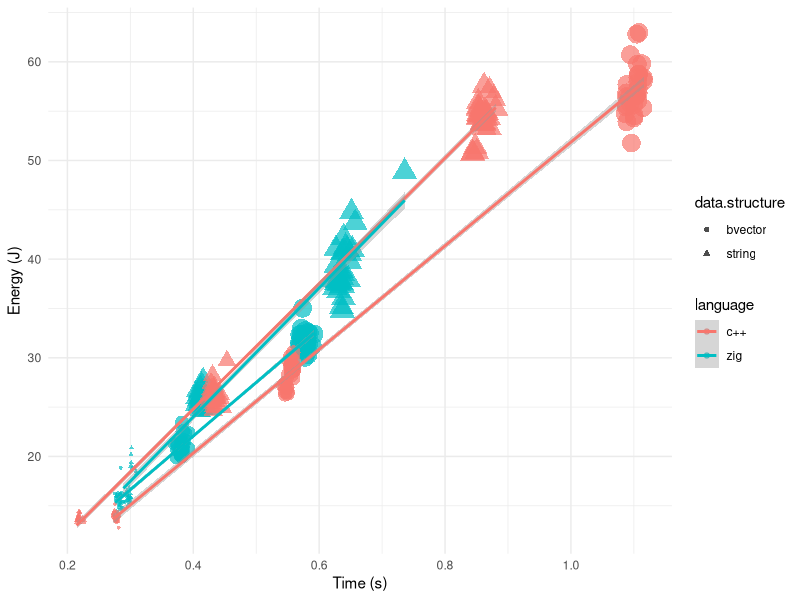
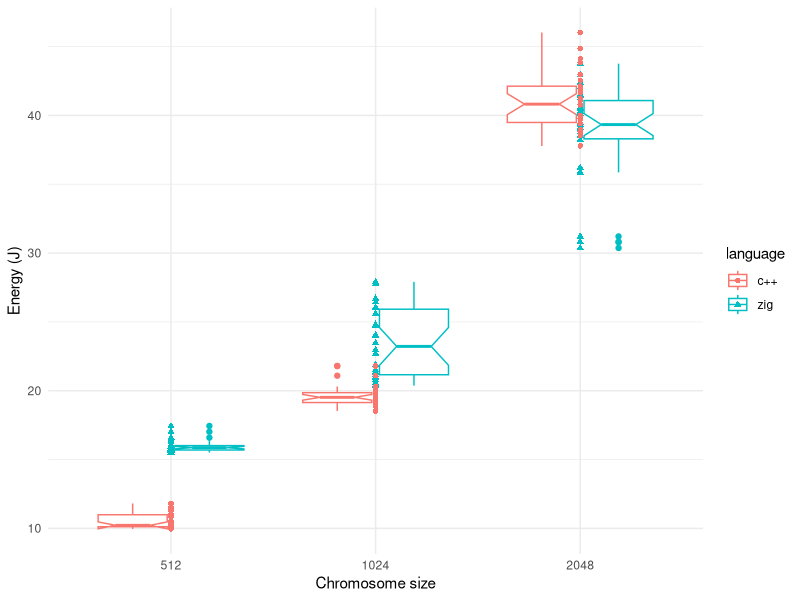
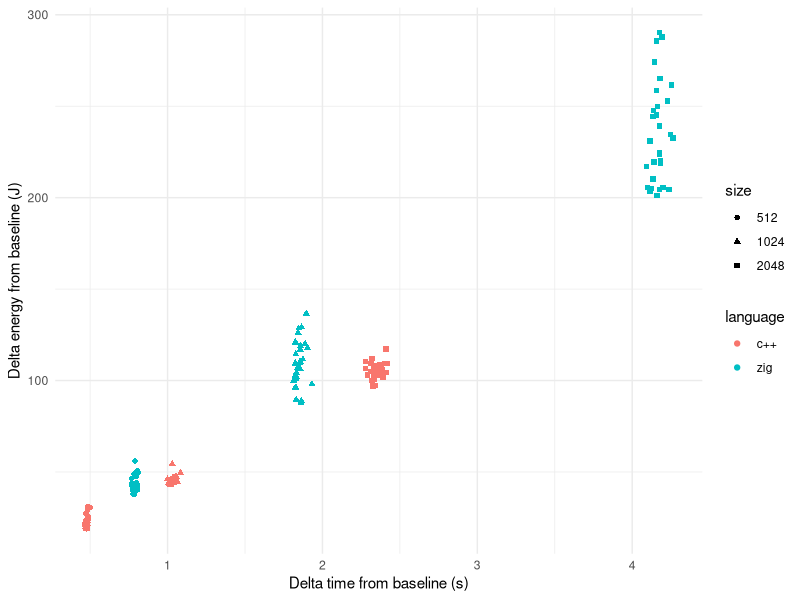

R code for these plots, in order:
## ----energy.sac.generation, echo=FALSE, message=FALSE, fig.height=2.75, fig.cap="Energy vs. time for the chromosome generation problem. Point size changes with chromosome size."----
library(knitr)
zig.gen.bool <- read.csv("../data/sac-gen-bool-25-Sep-19-46-01.csv")
zig.gen.bool$data.structure <- "bvector"
zig.gen.string <- read.csv("../data/sac-gen-string-25-Sep-19-44-59.csv")
zig.gen.string$data.structure <- "string"
cpp.gen.bool <- read.csv("../data/c++-bvector-gen.csv")
cpp.gen.bool$data.structure <- "bvector"
cpp.gen.string <- read.csv("../data/cpp-string-27-Sep-20-36-43.csv")
cpp.gen.string$data.structure <- "string"

gen.data <- rbind(zig.gen.bool, zig.gen.string, cpp.gen.bool, cpp.gen.string)
gen.data$language <- c(rep("zig", nrow(zig.gen.bool)), rep("zig", nrow(zig.gen.string)), rep("c++", nrow(cpp.gen.bool)), rep("c++", nrow(cpp.gen.string)))
gen.data$point.size <- log2(gen.data$size)-7

library(dplyr)
gen.data %>% group_by(language, data.structure, size ) %>% summarise(mean(PKG), sd(PKG), mean(seconds), sd(seconds)) -> gen.data.summary

library(ggplot2)

ggplot(gen.data, aes(x=seconds, y=PKG, color=language)) +
    geom_point(aes(fill=data.structure, shape=data.structure, size=point.size), alpha=0.7, stroke=0.5) +
    theme_minimal() +
    geom_smooth(method="lm", aes(group=interaction(language, data.structure))) +
    labs(x="Time (s)", y="Energy (J)") +
    guides(size="none")

gen.data$size <- as.factor(gen.data$size)


## ----energy.sac.ops, echo=FALSE, message=FALSE, fig.height=2.75, fig.cap="Boxplot of PKG energy consumption using the bit string chromosome for the two languages and different sizes",  fig.align="center"----
zig.ops.bool <- read.csv("../data/sac-2025-zig-ops-bool.csv")
zig.ops.bool$data.structure <- "bvector"
zig.ops.bool$delta.PKG <- zig.ops.bool$PKG - c(rep(gen.data.summary[gen.data.summary$language=="zig" & gen.data.summary$data.structure=="bvector" & gen.data.summary$size==512,]$`mean(PKG)`,30), rep(gen.data.summary[gen.data.summary$language=="zig" & gen.data.summary$data.structure=="bvector" & gen.data.summary$size==1024,]$`mean(PKG)`,30), rep(gen.data.summary[gen.data.summary$language=="zig" & gen.data.summary$data.structure=="bvector" & gen.data.summary$size==2048,]$`mean(PKG)`,30))
zig.ops.bool$delta.seconds <- zig.ops.bool$seconds - c(rep(gen.data.summary[gen.data.summary$language=="zig" & gen.data.summary$data.structure=="bvector" & gen.data.summary$size==512,]$`mean(seconds)`,30), rep(gen.data.summary[gen.data.summary$language=="zig" & gen.data.summary$data.structure=="bvector" & gen.data.summary$size==1024,]$`mean(seconds)`,30), rep(gen.data.summary[gen.data.summary$language=="zig" & gen.data.summary$data.structure=="bvector" & gen.data.summary$size==2048,]$`mean(seconds)`,30))
zig.ops.string <- read.csv("../data/sac-2025-zig-ops-string.csv")
zig.ops.string$data.structure <- "string"
zig.ops.string$delta.PKG <- zig.ops.string$PKG - c(rep(gen.data.summary[gen.data.summary$language=="zig" & gen.data.summary$data.structure=="string" & gen.data.summary$size==512,]$`mean(PKG)`,30), rep(gen.data.summary[gen.data.summary$language=="zig" & gen.data.summary$data.structure=="string" & gen.data.summary$size==1024,]$`mean(PKG)`,30), rep(gen.data.summary[gen.data.summary$language=="zig" & gen.data.summary$data.structure=="string" & gen.data.summary$size==2048,]$`mean(PKG)`,30))
zig.ops.string$delta.seconds <- zig.ops.string$seconds - c(rep(gen.data.summary[gen.data.summary$language=="zig" & gen.data.summary$data.structure=="string" & gen.data.summary$size==512,]$`mean(seconds)`,30), rep(gen.data.summary[gen.data.summary$language=="zig" & gen.data.summary$data.structure=="string" & gen.data.summary$size==1024,]$`mean(seconds)`,30), rep(gen.data.summary[gen.data.summary$language=="zig" & gen.data.summary$data.structure=="string" & gen.data.summary$size==2048,]$`mean(seconds)`,30))
cpp.ops.bool <- read.csv("../data/cpp-bool-ops-30-Sep-09-03-07.csv")
cpp.ops.bool$data.structure <- "bvector"
cpp.ops.bool$delta.PKG <- cpp.ops.bool$PKG - c(rep(gen.data.summary[gen.data.summary$language=="c++" & gen.data.summary$data.structure=="bvector" & gen.data.summary$size==512,]$`mean(PKG)`,30), rep(gen.data.summary[gen.data.summary$language=="c++" & gen.data.summary$data.structure=="bvector" & gen.data.summary$size==1024,]$`mean(PKG)`,30), rep(gen.data.summary[gen.data.summary$language=="c++" & gen.data.summary$data.structure=="bvector" & gen.data.summary$size==2048,]$`mean(PKG)`,30))
cpp.ops.bool$delta.seconds <- cpp.ops.bool$seconds - c(rep(gen.data.summary[gen.data.summary$language=="c++" & gen.data.summary$data.structure=="bvector" & gen.data.summary$size==512,]$`mean(seconds)`,30), rep(gen.data.summary[gen.data.summary$language=="c++" & gen.data.summary$data.structure=="bvector" & gen.data.summary$size==1024,]$`mean(seconds)`,30), rep(gen.data.summary[gen.data.summary$language=="c++" & gen.data.summary$data.structure=="bvector" & gen.data.summary$size==2048,]$`mean(seconds)`,30))
cpp.ops.string <- read.csv("../data/cpp-string-ops-30-Sep-09-00-11.csv")
cpp.ops.string$data.structure <- "string"
cpp.ops.string$delta.PKG <- cpp.ops.string$PKG - c(rep(gen.data.summary[gen.data.summary$language=="c++" & gen.data.summary$data.structure=="string" & gen.data.summary$size==512,]$`mean(PKG)`,30), rep(gen.data.summary[gen.data.summary$language=="c++" & gen.data.summary$data.structure=="string" & gen.data.summary$size==1024,]$`mean(PKG)`,30), rep(gen.data.summary[gen.data.summary$language=="c++" & gen.data.summary$data.structure=="string" & gen.data.summary$size==2048,]$`mean(PKG)`,30))
cpp.ops.string$delta.seconds <- cpp.ops.string$seconds - c(rep(gen.data.summary[gen.data.summary$language=="c++" & gen.data.summary$data.structure=="string" & gen.data.summary$size==512,]$`mean(seconds)`,30), rep(gen.data.summary[gen.data.summary$language=="c++" & gen.data.summary$data.structure=="string" & gen.data.summary$size==1024,]$`mean(seconds)`,30), rep(gen.data.summary[gen.data.summary$language=="c++" & gen.data.summary$data.structure=="string" & gen.data.summary$size==2048,]$`mean(seconds)`,30))

ops.data <- rbind(zig.ops.bool, zig.ops.string, cpp.ops.bool, cpp.ops.string)
ops.data$language <- c(rep("zig", nrow(zig.gen.bool)), rep("zig", nrow(zig.gen.string)), rep("c++", nrow(cpp.gen.bool)), rep("c++", nrow(cpp.gen.string)))
ops.data$point.size <- log2(ops.data$size)-7

ops.data %>% group_by(language, data.structure, size) %>% summarise(mean(delta.PKG), sd(delta.PKG), mean(delta.seconds), sd(delta.seconds)) -> ops.data.summary

# ggplot(ops.data, aes(x=delta.seconds, y=delta.PKG, color=language)) + geom_point(aes(fill=data.structure,shape=data.structure,size=point.size)) + theme_minimal() + labs(x="Time (s)", y="Energy (J)") + theme(legend.position="none")

ops.data$size <- as.factor(ops.data$size)
ggplot(ops.data[ops.data$data.structure=="string",], aes(x=size, y=PKG, color=language)) + geom_boxplot(notch=T) + geom_point(aes(fill=language,shape=language)) + theme_minimal() + labs(x="Chromosome size", y="Energy (J)")
string.ops.data <- ops.data[ops.data$data.structure=="string",]
differences.512 <- t.test(string.ops.data[string.ops.data$size==512 & string.ops.data$language=="c++",]$PKG, string.ops.data[string.ops.data$size==512 & string.ops.data$language=="zig",]$PKG,alternative = "less")
differences.1024 <- t.test(string.ops.data[string.ops.data$size==1024 & string.ops.data$language=="c++",]$PKG, string.ops.data[string.ops.data$size==1024 & string.ops.data$language=="zig",]$PKG,alternative = "less")
differences.2048 <- t.test(string.ops.data[string.ops.data$size==2048 & string.ops.data$language=="c++",]$PKG, string.ops.data[string.ops.data$size==2048 & string.ops.data$language=="zig",]$PKG, alternative = "greater")
string.ops.data$power <- string.ops.data$PKG/string.ops.data$seconds


## ----energy.sac.hiff, echo=FALSE, message=FALSE, fig.height=2.75, fig.cap="Delta energy from baseline vs. delta time from baseline for the HIFF fitness function for bitstring chromosomes."----
zig.hiff.string <- read.csv("../data/sac-hiff-string-1-Oct-17-33-52.csv")
zig.hiff.string$delta.PKG <- zig.hiff.string$PKG - c(rep(gen.data.summary[gen.data.summary$language=="zig" & gen.data.summary$data.structure=="string" & gen.data.summary$size==512,]$`mean(PKG)`,30), rep(gen.data.summary[gen.data.summary$language=="zig" & gen.data.summary$data.structure=="string" & gen.data.summary$size==1024,]$`mean(PKG)`,30), rep(gen.data.summary[gen.data.summary$language=="zig" & gen.data.summary$data.structure=="string" & gen.data.summary$size==2048,]$`mean(PKG)`,30))
zig.hiff.string$delta.seconds <- zig.hiff.string$seconds - c(rep(gen.data.summary[gen.data.summary$language=="zig" & gen.data.summary$data.structure=="string" & gen.data.summary$size==512,]$`mean(seconds)`,30), rep(gen.data.summary[gen.data.summary$language=="zig" & gen.data.summary$data.structure=="string" & gen.data.summary$size==1024,]$`mean(seconds)`,30), rep(gen.data.summary[gen.data.summary$language=="zig" & gen.data.summary$data.structure=="string" & gen.data.summary$size==2048,]$`mean(seconds)`,30))
zig.hiff.string$language <- "zig"
cpp.hiff.string <- read.csv("../data/cpp-string-hiff-1-Oct-17-39-37.csv")
cpp.hiff.string$delta.PKG <- cpp.hiff.string$PKG - c(rep(gen.data.summary[gen.data.summary$language=="c++" & gen.data.summary$data.structure=="string" & gen.data.summary$size==512,]$`mean(PKG)`,30), rep(gen.data.summary[gen.data.summary$language=="c++" & gen.data.summary$data.structure=="string" & gen.data.summary$size==1024,]$`mean(PKG)`,30), rep(gen.data.summary[gen.data.summary$language=="c++" & gen.data.summary$data.structure=="string" & gen.data.summary$size==2048,]$`mean(PKG)`,30))
cpp.hiff.string$delta.seconds <- cpp.hiff.string$seconds - c(rep(gen.data.summary[gen.data.summary$language=="c++" & gen.data.summary$data.structure=="string" & gen.data.summary$size==512,]$`mean(seconds)`,30), rep(gen.data.summary[gen.data.summary$language=="c++" & gen.data.summary$data.structure=="string" & gen.data.summary$size==1024,]$`mean(seconds)`,30), rep(gen.data.summary[gen.data.summary$language=="c++" & gen.data.summary$data.structure=="string" & gen.data.summary$size==2048,]$`mean(seconds)`,30))
cpp.hiff.string$language <- "c++"

hiff.data <- rbind(zig.hiff.string, cpp.hiff.string)
hiff.data$size <- factor(hiff.data$size)
ggplot(hiff.data, aes(x=delta.seconds, y=delta.PKG, color=language, shape=size)) + geom_point() + theme_minimal() + labs(x="Delta time from baseline (s)", y="Delta energy from baseline (J)")


## ----sac.hiff.opsxjoule, echo=F, message=F---------------------------------------------------------
hiff.data$ops.joule <- 40000/hiff.data$delta.PKG

hiff.data %>% group_by(language, size) %>% summarise(`mean(delta.PKG)`=mean(delta.PKG), `sd(delta.PKG)`=sd(delta.PKG), `mean(delta.seconds)`=mean(delta.seconds), `sd(delta.seconds)`=sd(delta.seconds), `mean(ops.joule)`=mean(ops.joule), `sd(ops.joule)`=sd(ops.joule)) -> hiff.data.summary

library(kableExtra)

hiff.data.summary$Joules <- paste0(round(hiff.data.summary$`mean(delta.PKG)`,2), " (", round(hiff.data.summary$`sd(delta.PKG)`,2), ")")
hiff.data.summary$"Ops per Joule" <- paste0(round(hiff.data.summary$`mean(ops.joule)`,2), " (", round(hiff.data.summary$`sd(ops.joule)`,2), ")")

hiff.data.summary %>% select(language, size, Joules, "Ops per Joule") %>% arrange(size) %>% kable(digits=2, caption="\\protect\\label{tab:opsxjoule}Comparison of c++ and zig, HIFF function") %>% kable_styling(full_width = F)
